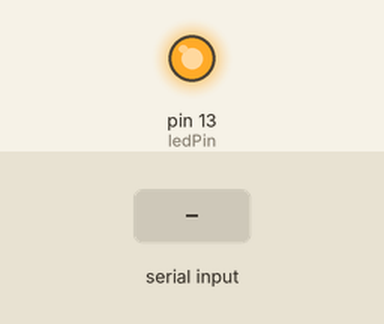
Recording of a sketch running on a simulated Arduino Uno, built with avr-gcc and run on an emulated ATmega328P. On the bench: output pins drawn as LEDs (lit = HIGH). Inputs (shaded band) come from the test bench.

Above: at 1.2 s.
1.3 s: "0" received over Serial
At 2.5 s:
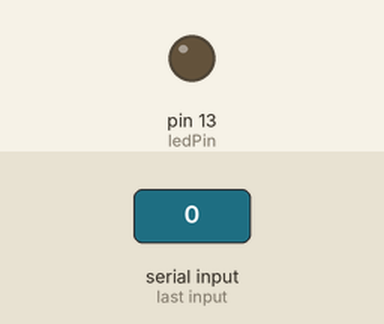
2.8 s: "1" received over Serial
At 3.8 s:
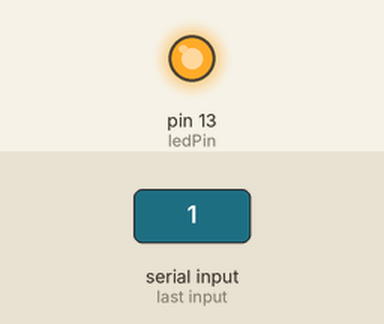
Timing chart, 0 to 5.8 s (numbered marks = the images above; inputs shaded):
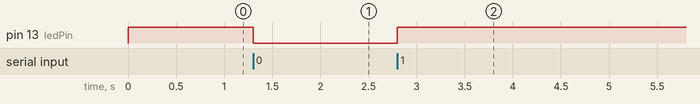

Measured:
- after the input at 1.3 s, pin 13 (ledPin): HIGH → LOW at once
- after the input at 2.8 s, pin 13 (ledPin): LOW → HIGH at once

The sketch:

sketch_jun12a.ino
```cpp
int ledPin = 13; // You can change this to any digital pin you're using

void setup() {
  pinMode(ledPin, OUTPUT);
  digitalWrite(ledPin, HIGH);
  Serial.begin(9600);
}

void loop() {
  if (Serial.available()) {
    char cmd = Serial.read();

    if (cmd == '1') {
      digitalWrite(ledPin, HIGH); // Turn ON
    } else if (cmd == '0') {
      digitalWrite(ledPin, LOW); // Turn OFF
    }
  }
}
```
